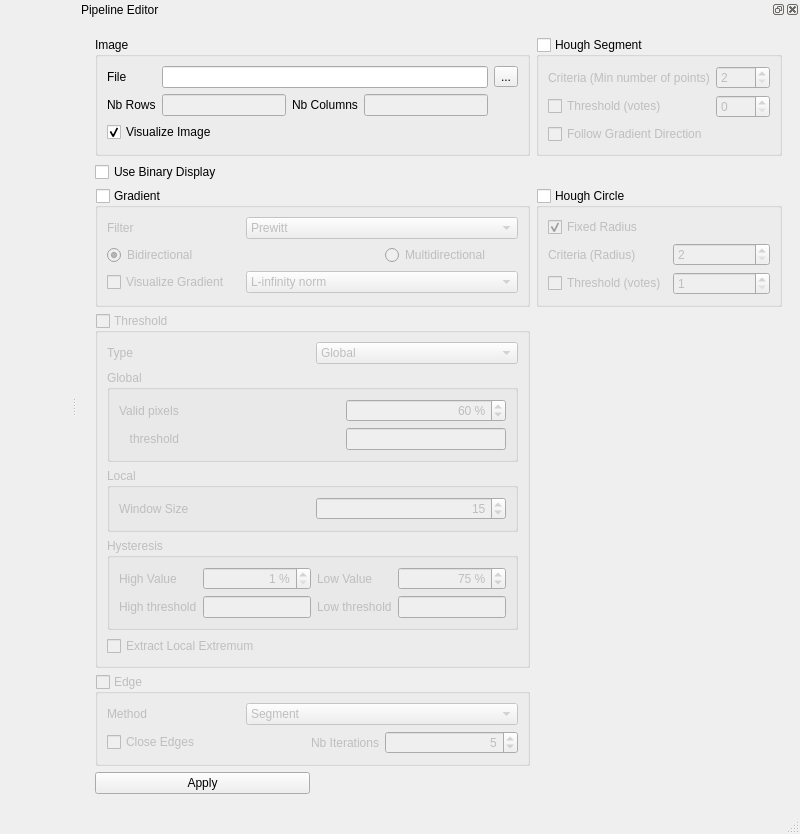
<?xml version="1.0" encoding="UTF-8"?>
<ui version="4.0">
 <class>MainWindow</class>
 <widget class="QMainWindow" name="MainWindow">
  <property name="geometry">
   <rect>
    <x>0</x>
    <y>0</y>
    <width>800</width>
    <height>761</height>
   </rect>
  </property>
  <property name="windowTitle">
   <string>Edge Detection</string>
  </property>
  <widget class="QWidget" name="centralwidget">
   <layout class="QVBoxLayout" name="verticalLayout_4"/>
  </widget>
  <widget class="QMenuBar" name="menubar">
   <property name="geometry">
    <rect>
     <x>0</x>
     <y>0</y>
     <width>800</width>
     <height>21</height>
    </rect>
   </property>
  </widget>
  <widget class="QStatusBar" name="statusbar"/>
  <widget class="QDockWidget" name="dockWidget_2">
   <property name="allowedAreas">
    <set>Qt::RightDockWidgetArea</set>
   </property>
   <property name="windowTitle">
    <string>Pipeline Editor</string>
   </property>
   <attribute name="dockWidgetArea">
    <number>2</number>
   </attribute>
   <widget class="QWidget" name="dockWidgetContents_2">
    <layout class="QVBoxLayout" name="verticalLayout_2">
     <item>
      <widget class="QWidget" name="widget" native="true">
       <layout class="QGridLayout" name="gridLayout_10">
        <item row="0" column="0" colspan="2">
         <widget class="QGroupBox" name="groupBox_5">
          <property name="title">
           <string>Image</string>
          </property>
          <layout class="QGridLayout" name="gridLayout_5">
           <item row="0" column="0">
            <widget class="QLabel" name="label_5">
             <property name="text">
              <string>File</string>
             </property>
            </widget>
           </item>
           <item row="0" column="1" colspan="3">
            <widget class="QLineEdit" name="_imageFilenameLineEdit">
             <property name="readOnly">
              <bool>true</bool>
             </property>
            </widget>
           </item>
           <item row="0" column="4">
            <widget class="QToolButton" name="_imageLoaderToolButton">
             <property name="text">
              <string>...</string>
             </property>
            </widget>
           </item>
           <item row="1" column="0">
            <widget class="QLabel" name="label_6">
             <property name="text">
              <string>Nb Rows</string>
             </property>
            </widget>
           </item>
           <item row="1" column="1">
            <widget class="QLineEdit" name="_imageNbRowsEdit">
             <property name="enabled">
              <bool>false</bool>
             </property>
             <property name="readOnly">
              <bool>true</bool>
             </property>
            </widget>
           </item>
           <item row="1" column="2">
            <widget class="QLabel" name="label_7">
             <property name="text">
              <string>Nb Columns</string>
             </property>
            </widget>
           </item>
           <item row="1" column="3">
            <widget class="QLineEdit" name="_imageNbColumnsLineEdit">
             <property name="enabled">
              <bool>false</bool>
             </property>
             <property name="readOnly">
              <bool>true</bool>
             </property>
            </widget>
           </item>
           <item row="3" column="0" colspan="2">
            <widget class="QCheckBox" name="_imageVisualizationCheckBox">
             <property name="text">
              <string>Visualize Image</string>
             </property>
             <property name="checked">
              <bool>true</bool>
             </property>
            </widget>
           </item>
          </layout>
         </widget>
        </item>
        <item row="0" column="2" colspan="2">
         <widget class="QGroupBox" name="_houghSegmentGroupBox">
          <property name="title">
           <string>Hough Segment</string>
          </property>
          <property name="checkable">
           <bool>true</bool>
          </property>
          <property name="checked">
           <bool>false</bool>
          </property>
          <layout class="QGridLayout" name="gridLayout_4">
           <item row="0" column="0">
            <widget class="QLabel" name="label_15">
             <property name="text">
              <string>Criteria (Min number of points)</string>
             </property>
            </widget>
           </item>
           <item row="0" column="1">
            <widget class="QSpinBox" name="_houghSegmentCriteriaSpinBox">
             <property name="minimum">
              <number>2</number>
             </property>
             <property name="maximum">
              <number>2048</number>
             </property>
            </widget>
           </item>
           <item row="1" column="0">
            <widget class="QCheckBox" name="_houghThresholdCheckBox">
             <property name="text">
              <string>Threshold (votes)</string>
             </property>
            </widget>
           </item>
           <item row="2" column="0">
            <widget class="QCheckBox" name="_houghFollowGradientDirectionCheckBox">
             <property name="text">
              <string>Follow Gradient Direction</string>
             </property>
            </widget>
           </item>
           <item row="1" column="1">
            <widget class="QSpinBox" name="_houghSegmentThresholdSpinBox"/>
           </item>
          </layout>
         </widget>
        </item>
        <item row="1" column="0" colspan="2">
         <widget class="QCheckBox" name="_useBinaryDisplayCheckBox">
          <property name="text">
           <string>Use Binary Display</string>
          </property>
         </widget>
        </item>
        <item row="2" column="0" colspan="2">
         <widget class="QGroupBox" name="_gradientGroupBox">
          <property name="title">
           <string>Gradient</string>
          </property>
          <property name="checkable">
           <bool>true</bool>
          </property>
          <property name="checked">
           <bool>false</bool>
          </property>
          <layout class="QGridLayout" name="gridLayout">
           <item row="1" column="2">
            <widget class="QRadioButton" name="radioButton_2">
             <property name="text">
              <string>Multidirectional</string>
             </property>
            </widget>
           </item>
           <item row="0" column="0">
            <widget class="QLabel" name="label">
             <property name="text">
              <string>Filter</string>
             </property>
            </widget>
           </item>
           <item row="0" column="1" colspan="2">
            <widget class="QComboBox" name="_filterKernelTypeComboBox">
             <item>
              <property name="text">
               <string>Prewitt</string>
              </property>
             </item>
             <item>
              <property name="text">
               <string>Sobel</string>
              </property>
             </item>
             <item>
              <property name="text">
               <string>Kirsh</string>
              </property>
             </item>
            </widget>
           </item>
           <item row="1" column="0" colspan="2">
            <widget class="QRadioButton" name="_filterDirectionTypeRadioButton">
             <property name="text">
              <string>Bidirectional</string>
             </property>
             <property name="checked">
              <bool>true</bool>
             </property>
            </widget>
           </item>
           <item row="2" column="0">
            <widget class="QCheckBox" name="_gradientVisualizationCheckBox">
             <property name="text">
              <string>Visualize Gradient</string>
             </property>
             <property name="checked">
              <bool>false</bool>
             </property>
            </widget>
           </item>
           <item row="2" column="1" colspan="2">
            <widget class="QComboBox" name="_gradientNormComboBox">
             <item>
              <property name="text">
               <string>L-infinity norm</string>
              </property>
             </item>
             <item>
              <property name="text">
               <string>L1 norm</string>
              </property>
             </item>
             <item>
              <property name="text">
               <string>L2 norm</string>
              </property>
             </item>
            </widget>
           </item>
          </layout>
         </widget>
        </item>
        <item row="2" column="2" colspan="2">
         <widget class="QGroupBox" name="_houghCircleGroupBox">
          <property name="title">
           <string>Hough Circle</string>
          </property>
          <property name="checkable">
           <bool>true</bool>
          </property>
          <property name="checked">
           <bool>false</bool>
          </property>
          <layout class="QGridLayout" name="gridLayout_6">
           <item row="2" column="0">
            <widget class="QCheckBox" name="_houghCircleThresholdCheckBox">
             <property name="text">
              <string>Threshold (votes)</string>
             </property>
            </widget>
           </item>
           <item row="2" column="1">
            <widget class="QSpinBox" name="_houghCircleThresholdSpinBox">
             <property name="minimum">
              <number>1</number>
             </property>
             <property name="maximum">
              <number>2048</number>
             </property>
            </widget>
           </item>
           <item row="1" column="1">
            <widget class="QSpinBox" name="_houghCircleCriteriaSpinBox">
             <property name="minimum">
              <number>2</number>
             </property>
             <property name="maximum">
              <number>2048</number>
             </property>
            </widget>
           </item>
           <item row="1" column="0">
            <widget class="QLabel" name="label_16">
             <property name="text">
              <string>Criteria (Radius)</string>
             </property>
            </widget>
           </item>
           <item row="0" column="0">
            <widget class="QCheckBox" name="_houghCircleFixedRadiusCheckBox">
             <property name="enabled">
              <bool>true</bool>
             </property>
             <property name="text">
              <string>Fixed Radius</string>
             </property>
             <property name="checked">
              <bool>true</bool>
             </property>
            </widget>
           </item>
          </layout>
         </widget>
        </item>
        <item row="3" column="0" colspan="2">
         <widget class="QGroupBox" name="_thresholdGroupBox">
          <property name="enabled">
           <bool>false</bool>
          </property>
          <property name="title">
           <string>Threshold</string>
          </property>
          <property name="checkable">
           <bool>true</bool>
          </property>
          <property name="checked">
           <bool>false</bool>
          </property>
          <layout class="QGridLayout" name="gridLayout_9">
           <item row="0" column="0">
            <widget class="QLabel" name="label_2">
             <property name="text">
              <string>Type</string>
             </property>
            </widget>
           </item>
           <item row="0" column="1">
            <widget class="QComboBox" name="_thresholdTypeComboBox">
             <property name="enabled">
              <bool>false</bool>
             </property>
             <item>
              <property name="text">
               <string>Global</string>
              </property>
             </item>
             <item>
              <property name="text">
               <string>Local</string>
              </property>
             </item>
             <item>
              <property name="text">
               <string>Hysteresis</string>
              </property>
             </item>
            </widget>
           </item>
           <item row="1" column="0" colspan="2">
            <widget class="QGroupBox" name="groupBox">
             <property name="title">
              <string>Global</string>
             </property>
             <layout class="QGridLayout" name="gridLayout_2">
              <item row="1" column="0">
               <widget class="QLabel" name="label_11">
                <property name="layoutDirection">
                 <enum>Qt::LeftToRight</enum>
                </property>
                <property name="text">
                 <string>threshold</string>
                </property>
                <property name="alignment">
                 <set>Qt::AlignRight|Qt::AlignTrailing|Qt::AlignVCenter</set>
                </property>
               </widget>
              </item>
              <item row="1" column="2">
               <widget class="QLineEdit" name="_globalThresholdLineEdit">
                <property name="alignment">
                 <set>Qt::AlignRight|Qt::AlignTrailing|Qt::AlignVCenter</set>
                </property>
                <property name="readOnly">
                 <bool>true</bool>
                </property>
               </widget>
              </item>
              <item row="0" column="2">
               <widget class="QSpinBox" name="_globalThresholdSpinBox">
                <property name="enabled">
                 <bool>false</bool>
                </property>
                <property name="alignment">
                 <set>Qt::AlignRight|Qt::AlignTrailing|Qt::AlignVCenter</set>
                </property>
                <property name="readOnly">
                 <bool>false</bool>
                </property>
                <property name="suffix">
                 <string> %</string>
                </property>
                <property name="maximum">
                 <number>100</number>
                </property>
                <property name="value">
                 <number>60</number>
                </property>
               </widget>
              </item>
              <item row="0" column="0">
               <widget class="QLabel" name="label_8">
                <property name="text">
                 <string>Valid pixels</string>
                </property>
               </widget>
              </item>
              <item row="0" column="1">
               <spacer name="horizontalSpacer">
                <property name="orientation">
                 <enum>Qt::Horizontal</enum>
                </property>
                <property name="sizeHint" stdset="0">
                 <size>
                  <width>40</width>
                  <height>20</height>
                 </size>
                </property>
               </spacer>
              </item>
              <item row="1" column="1">
               <spacer name="horizontalSpacer_2">
                <property name="orientation">
                 <enum>Qt::Horizontal</enum>
                </property>
                <property name="sizeHint" stdset="0">
                 <size>
                  <width>40</width>
                  <height>20</height>
                 </size>
                </property>
               </spacer>
              </item>
             </layout>
            </widget>
           </item>
           <item row="2" column="0" colspan="2">
            <widget class="QGroupBox" name="groupBox_3">
             <property name="title">
              <string>Local</string>
             </property>
             <layout class="QGridLayout" name="gridLayout_8">
              <item row="1" column="0">
               <widget class="QLabel" name="label_10">
                <property name="text">
                 <string>Window Size</string>
                </property>
               </widget>
              </item>
              <item row="1" column="1">
               <widget class="QSpinBox" name="_localThresholdSpinBox">
                <property name="enabled">
                 <bool>false</bool>
                </property>
                <property name="alignment">
                 <set>Qt::AlignRight|Qt::AlignTrailing|Qt::AlignVCenter</set>
                </property>
                <property name="readOnly">
                 <bool>false</bool>
                </property>
                <property name="maximum">
                 <number>255</number>
                </property>
                <property name="value">
                 <number>15</number>
                </property>
               </widget>
              </item>
             </layout>
            </widget>
           </item>
           <item row="3" column="0" colspan="2">
            <widget class="QGroupBox" name="groupBox_2">
             <property name="title">
              <string>Hysteresis</string>
             </property>
             <layout class="QGridLayout" name="gridLayout_7">
              <item row="0" column="1">
               <widget class="QSpinBox" name="_hysteresisHighThresholdSpinBox">
                <property name="enabled">
                 <bool>false</bool>
                </property>
                <property name="alignment">
                 <set>Qt::AlignRight|Qt::AlignTrailing|Qt::AlignVCenter</set>
                </property>
                <property name="readOnly">
                 <bool>false</bool>
                </property>
                <property name="suffix">
                 <string> %</string>
                </property>
                <property name="minimum">
                 <number>1</number>
                </property>
                <property name="maximum">
                 <number>100</number>
                </property>
               </widget>
              </item>
              <item row="0" column="3">
               <widget class="QSpinBox" name="_hysteresisLowThresholdSpinBox">
                <property name="enabled">
                 <bool>false</bool>
                </property>
                <property name="alignment">
                 <set>Qt::AlignRight|Qt::AlignTrailing|Qt::AlignVCenter</set>
                </property>
                <property name="readOnly">
                 <bool>false</bool>
                </property>
                <property name="suffix">
                 <string> %</string>
                </property>
                <property name="minimum">
                 <number>1</number>
                </property>
                <property name="maximum">
                 <number>100</number>
                </property>
                <property name="value">
                 <number>75</number>
                </property>
               </widget>
              </item>
              <item row="0" column="2">
               <widget class="QLabel" name="label_9">
                <property name="text">
                 <string>Low Value</string>
                </property>
                <property name="alignment">
                 <set>Qt::AlignLeading|Qt::AlignLeft|Qt::AlignVCenter</set>
                </property>
               </widget>
              </item>
              <item row="0" column="0">
               <widget class="QLabel" name="label_4">
                <property name="text">
                 <string>High Value</string>
                </property>
               </widget>
              </item>
              <item row="1" column="0">
               <widget class="QLabel" name="label_12">
                <property name="text">
                 <string>High threshold</string>
                </property>
                <property name="alignment">
                 <set>Qt::AlignLeading|Qt::AlignLeft|Qt::AlignVCenter</set>
                </property>
               </widget>
              </item>
              <item row="1" column="1">
               <widget class="QLineEdit" name="_hysteresisHighThresholdLineEdit">
                <property name="alignment">
                 <set>Qt::AlignRight|Qt::AlignTrailing|Qt::AlignVCenter</set>
                </property>
                <property name="readOnly">
                 <bool>true</bool>
                </property>
               </widget>
              </item>
              <item row="1" column="2">
               <widget class="QLabel" name="label_13">
                <property name="text">
                 <string>Low threshold</string>
                </property>
                <property name="alignment">
                 <set>Qt::AlignLeading|Qt::AlignLeft|Qt::AlignVCenter</set>
                </property>
               </widget>
              </item>
              <item row="1" column="3">
               <widget class="QLineEdit" name="_hysteresisLowThresholdLineEdit">
                <property name="alignment">
                 <set>Qt::AlignRight|Qt::AlignTrailing|Qt::AlignVCenter</set>
                </property>
                <property name="readOnly">
                 <bool>true</bool>
                </property>
               </widget>
              </item>
             </layout>
            </widget>
           </item>
           <item row="4" column="0">
            <widget class="QCheckBox" name="_localExtremaCheckBox">
             <property name="text">
              <string>Extract Local Extremum</string>
             </property>
            </widget>
           </item>
          </layout>
          <zorder>_localExtremaCheckBox</zorder>
          <zorder>_thresholdTypeComboBox</zorder>
          <zorder>label_2</zorder>
          <zorder>groupBox</zorder>
          <zorder>groupBox_2</zorder>
          <zorder>groupBox_3</zorder>
         </widget>
        </item>
        <item row="3" column="2" rowspan="2">
         <spacer name="verticalSpacer_2">
          <property name="orientation">
           <enum>Qt::Vertical</enum>
          </property>
          <property name="sizeHint" stdset="0">
           <size>
            <width>20</width>
            <height>506</height>
           </size>
          </property>
         </spacer>
        </item>
        <item row="4" column="0" colspan="2">
         <widget class="QGroupBox" name="_edgeGroupBox">
          <property name="enabled">
           <bool>false</bool>
          </property>
          <property name="title">
           <string>Edge</string>
          </property>
          <property name="checkable">
           <bool>true</bool>
          </property>
          <property name="checked">
           <bool>false</bool>
          </property>
          <layout class="QGridLayout" name="gridLayout_3">
           <item row="1" column="2">
            <widget class="QSpinBox" name="_edgeClosureNbIterationsSpinBox">
             <property name="alignment">
              <set>Qt::AlignRight|Qt::AlignTrailing|Qt::AlignVCenter</set>
             </property>
             <property name="maximum">
              <number>256</number>
             </property>
             <property name="value">
              <number>5</number>
             </property>
            </widget>
           </item>
           <item row="0" column="0">
            <widget class="QLabel" name="label_3">
             <property name="text">
              <string>Method</string>
             </property>
            </widget>
           </item>
           <item row="1" column="0">
            <widget class="QCheckBox" name="_edgeClosureCheckBox">
             <property name="text">
              <string>Close Edges</string>
             </property>
            </widget>
           </item>
           <item row="1" column="1">
            <widget class="QLabel" name="label_14">
             <property name="text">
              <string>Nb Iterations</string>
             </property>
             <property name="alignment">
              <set>Qt::AlignRight|Qt::AlignTrailing|Qt::AlignVCenter</set>
             </property>
            </widget>
           </item>
           <item row="0" column="1" colspan="2">
            <widget class="QComboBox" name="_edgeMethodComboBox">
             <item>
              <property name="text">
               <string>Segment</string>
              </property>
             </item>
            </widget>
           </item>
          </layout>
         </widget>
        </item>
        <item row="5" column="0">
         <widget class="QPushButton" name="_applyPushButton">
          <property name="text">
           <string>Apply</string>
          </property>
         </widget>
        </item>
        <item row="5" column="1" colspan="3">
         <spacer name="horizontalSpacer_3">
          <property name="orientation">
           <enum>Qt::Horizontal</enum>
          </property>
          <property name="sizeHint" stdset="0">
           <size>
            <width>304</width>
            <height>20</height>
           </size>
          </property>
         </spacer>
        </item>
        <item row="6" column="3">
         <spacer name="verticalSpacer">
          <property name="orientation">
           <enum>Qt::Vertical</enum>
          </property>
          <property name="sizeHint" stdset="0">
           <size>
            <width>20</width>
            <height>8</height>
           </size>
          </property>
         </spacer>
        </item>
       </layout>
      </widget>
     </item>
    </layout>
   </widget>
  </widget>
 </widget>
 <tabstops>
  <tabstop>_imageLoaderToolButton</tabstop>
  <tabstop>_imageFilenameLineEdit</tabstop>
  <tabstop>_imageNbRowsEdit</tabstop>
  <tabstop>_imageNbColumnsLineEdit</tabstop>
  <tabstop>_imageVisualizationCheckBox</tabstop>
  <tabstop>_gradientGroupBox</tabstop>
  <tabstop>_filterKernelTypeComboBox</tabstop>
  <tabstop>_filterDirectionTypeRadioButton</tabstop>
  <tabstop>radioButton_2</tabstop>
  <tabstop>_gradientVisualizationCheckBox</tabstop>
  <tabstop>_gradientNormComboBox</tabstop>
  <tabstop>_thresholdGroupBox</tabstop>
  <tabstop>_thresholdTypeComboBox</tabstop>
  <tabstop>_globalThresholdLineEdit</tabstop>
  <tabstop>_hysteresisHighThresholdSpinBox</tabstop>
  <tabstop>_hysteresisLowThresholdLineEdit</tabstop>
  <tabstop>_localExtremaCheckBox</tabstop>
  <tabstop>_edgeGroupBox</tabstop>
  <tabstop>_edgeMethodComboBox</tabstop>
  <tabstop>_applyPushButton</tabstop>
 </tabstops>
 <resources/>
 <connections>
  <connection>
   <sender>_thresholdGroupBox</sender>
   <signal>toggled(bool)</signal>
   <receiver>_edgeGroupBox</receiver>
   <slot>setEnabled(bool)</slot>
   <hints>
    <hint type="sourcelabel">
     <x>616</x>
     <y>308</y>
    </hint>
    <hint type="destinationlabel">
     <x>776</x>
     <y>619</y>
    </hint>
   </hints>
  </connection>
  <connection>
   <sender>_gradientGroupBox</sender>
   <signal>toggled(bool)</signal>
   <receiver>_edgeGroupBox</receiver>
   <slot>setEnabled(bool)</slot>
   <hints>
    <hint type="sourcelabel">
     <x>650</x>
     <y>205</y>
    </hint>
    <hint type="destinationlabel">
     <x>776</x>
     <y>619</y>
    </hint>
   </hints>
  </connection>
  <connection>
   <sender>_gradientGroupBox</sender>
   <signal>toggled(bool)</signal>
   <receiver>_thresholdGroupBox</receiver>
   <slot>setEnabled(bool)</slot>
   <hints>
    <hint type="sourcelabel">
     <x>629</x>
     <y>201</y>
    </hint>
    <hint type="destinationlabel">
     <x>600</x>
     <y>312</y>
    </hint>
   </hints>
  </connection>
  <connection>
   <sender>_thresholdGroupBox</sender>
   <signal>toggled(bool)</signal>
   <receiver>_globalThresholdSpinBox</receiver>
   <slot>setEnabled(bool)</slot>
   <hints>
    <hint type="sourcelabel">
     <x>537</x>
     <y>307</y>
    </hint>
    <hint type="destinationlabel">
     <x>650</x>
     <y>361</y>
    </hint>
   </hints>
  </connection>
  <connection>
   <sender>_thresholdGroupBox</sender>
   <signal>toggled(bool)</signal>
   <receiver>_localThresholdSpinBox</receiver>
   <slot>setEnabled(bool)</slot>
   <hints>
    <hint type="sourcelabel">
     <x>517</x>
     <y>309</y>
    </hint>
    <hint type="destinationlabel">
     <x>645</x>
     <y>413</y>
    </hint>
   </hints>
  </connection>
  <connection>
   <sender>_thresholdGroupBox</sender>
   <signal>toggled(bool)</signal>
   <receiver>_hysteresisHighThresholdSpinBox</receiver>
   <slot>setEnabled(bool)</slot>
   <hints>
    <hint type="sourcelabel">
     <x>524</x>
     <y>308</y>
    </hint>
    <hint type="destinationlabel">
     <x>646</x>
     <y>442</y>
    </hint>
   </hints>
  </connection>
  <connection>
   <sender>_thresholdGroupBox</sender>
   <signal>toggled(bool)</signal>
   <receiver>_hysteresisLowThresholdSpinBox</receiver>
   <slot>setEnabled(bool)</slot>
   <hints>
    <hint type="sourcelabel">
     <x>540</x>
     <y>305</y>
    </hint>
    <hint type="destinationlabel">
     <x>643</x>
     <y>463</y>
    </hint>
   </hints>
  </connection>
  <connection>
   <sender>_thresholdGroupBox</sender>
   <signal>toggled(bool)</signal>
   <receiver>_thresholdTypeComboBox</receiver>
   <slot>setEnabled(bool)</slot>
   <hints>
    <hint type="sourcelabel">
     <x>517</x>
     <y>307</y>
    </hint>
    <hint type="destinationlabel">
     <x>643</x>
     <y>340</y>
    </hint>
   </hints>
  </connection>
  <connection>
   <sender>_thresholdGroupBox</sender>
   <signal>toggled(bool)</signal>
   <receiver>_localExtremaCheckBox</receiver>
   <slot>setEnabled(bool)</slot>
   <hints>
    <hint type="sourcelabel">
     <x>529</x>
     <y>310</y>
    </hint>
    <hint type="destinationlabel">
     <x>521</x>
     <y>542</y>
    </hint>
   </hints>
  </connection>
 </connections>
</ui>
